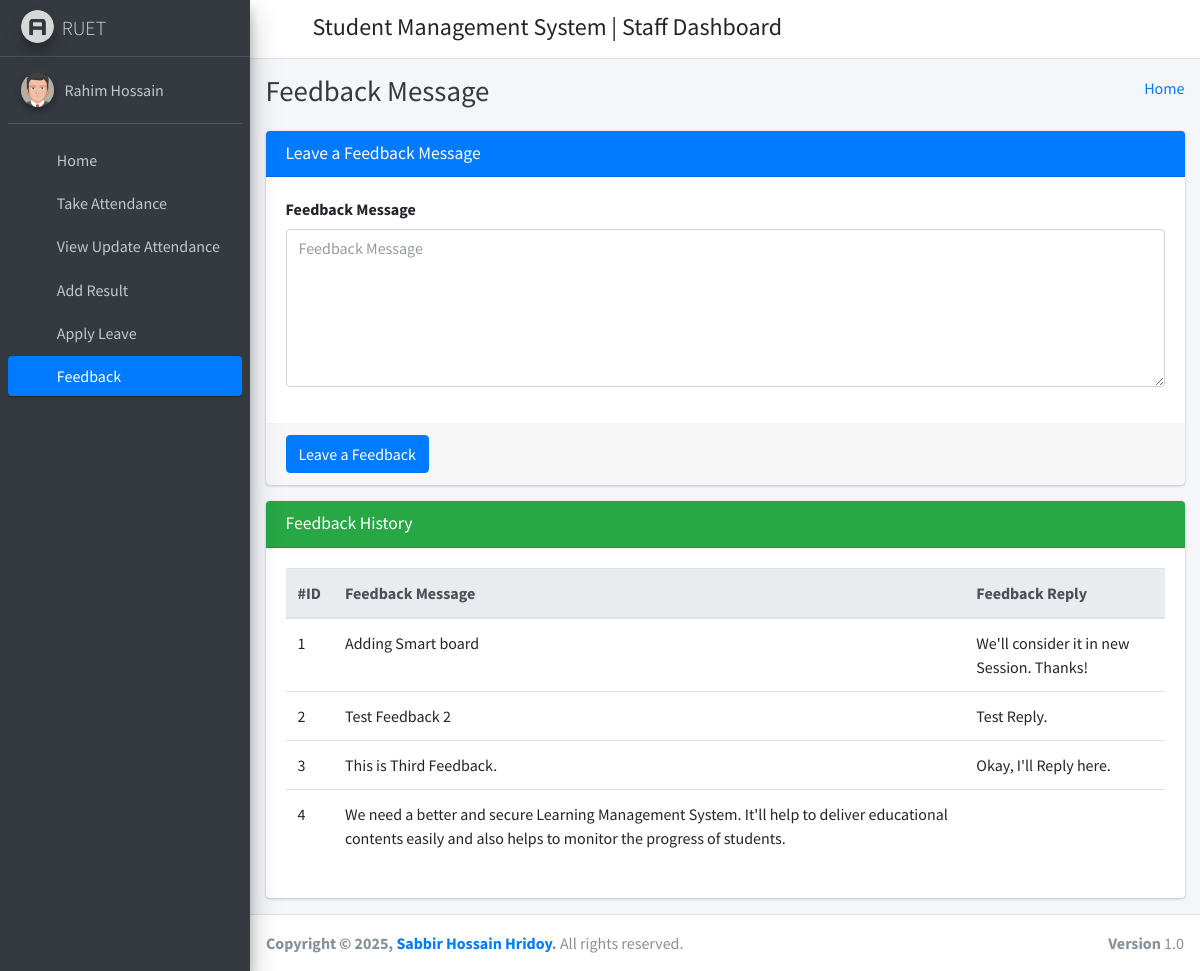
The app's page /staff_feedback/ (signed in) with its own data.
### student_management_app/models.py (models this page shows)
class CustomUser(AbstractUser):
    user_type_data = ((1, "HOD"), (2, "Staff"), (3, "Student"))
    user_type = models.CharField(default=1, choices=user_type_data, max_length=10)

class FeedBackStaffs(models.Model):
    id = models.AutoField(primary_key=True)
    staff_id = models.ForeignKey(Staffs, on_delete=models.CASCADE)
    feedback = models.TextField()
    feedback_reply = models.TextField()
    created_at = models.DateTimeField(auto_now_add=True)
    updated_at = models.DateTimeField(auto_now=True)
    objects = models.Manager()

### student_management_app/StaffViews.py (the view)
# urls.py: path('staff_feedback/', StaffViews.staff_feedback, name="staff_feedback"),
def staff_feedback(request):
    staff_obj = Staffs.objects.get(admin=request.user.id)
    feedback_data = FeedBackStaffs.objects.filter(staff_id=staff_obj)
    context = {
        "feedback_data":feedback_data
    }
    return render(request, "staff_template/staff_feedback_template.html", context)

### student_management_app/templates/staff_template/staff_feedback_template.html (shortened to what this page needs)
{% extends 'staff_template/base_template.html' %}
{% block page_title %}
    Feedback Message
{% endblock page_title %}
{% block main_content %}
{% load static %}
<section class="content">
        <div class="container-fluid">
            <div class="row">
                <div class="col-md-12">
                    <div class="card card-primary">
                    <div class="card-header">
                        <h3 class="card-title">Leave a Feedback Message</h3>
                    </div>
                    <form method="POST" action="{% url 'staff_feedback_save' %}">
                        <div class="card-body">
                            <div class="form-group">
                                <label>Feedback Message </label>
                                <textarea name="feedback_message" class="form-control" rows="6" placeholder="Feedback Message"></textarea>
                            </div>
                        </div>
                        <div class="card-footer">
                        <button type="submit" class="btn btn-primary">Leave a Feedback</button>
                        </div>
                    </form>
                    </div>
                </div>
            </div>
            <div class="row">
                <div class="col-md-12">
                    <div class="card card-success">
                        <div class="card-header">
                            <h3 class="card-title">Feedback History</h3>
                        </div>
                        <div class="card-body">
                           <div class="table-responsive">
                                <table class="table">
                                    <thead class="thead-light">
                                    <tr>
                                        <th>#ID</th>
                                        <th>Feedback Message</th>
                                        <th>Feedback Reply</th>
                                    </tr>
                                    </thead>
                                    {% for row in feedback_data %}
                                    <tr>
                                        <td>{{ row.id }}</td>
                                        <td>{{ row.feedback }}</td>
                                        <td>{{ row.feedback_reply }}</td>
                                    </tr>
                                    {% endfor %}
                                </table>
                            </div>
                        </div>
                    </div>
                </div>
            </div>
        </div>
      </section>
  {% endblock main_content %}

### student_management_app/templates/staff_template/sidebar_template.html (shortened to what this page needs)
{% load static %}
<aside class="main-sidebar sidebar-dark-primary elevation-4">
      <a href="{% url 'staff_home' %}" class="brand-link">
        <img src="{% static 'dist/img/AdminLTELogo.png' %}" alt="AdminLTE Logo" class="brand-image img-circle elevation-3"
            style="opacity: .8">
        <span class="brand-text font-weight-light"> RUET </span>
      </a>
      <div class="sidebar">
        <div class="user-panel mt-3 pb-3 mb-3 d-flex">
          <div class="image">
            <img src="{% static 'dist/img/user2-160x160.jpg' %}" class="img-circle elevation-2" alt="User Image">
          </div>
          <div class="info">
            <a href="{% url 'staff_profile' %}" class="d-block">{{ user.first_name }} {{ user.last_name }}</a>
          </div>
        </div>
        <nav class="mt-2">
          <ul class="nav nav-pills nav-sidebar flex-column" data-widget="treeview" role="menu" data-accordion="false">
            <li class="nav-item">
              {% url 'staff_home' as staff_home %}
              <a href="{{ staff_home }}" class="nav-link {% if request.path == staff_home %} active {% endif %}">
                <i class="nav-icon fas fa-tachometer-alt"></i>
                <p>
                  Home
                </p>
              </a>
            </li>
            <li class="nav-item">
              {% url 'staff_take_attendance' as staff_take_attendance %}
              <a href="{{ staff_take_attendance }}" class="nav-link {% if request.path == staff_take_attendance %} active {% endif %}">
                <i class="nav-icon fas fa-calendar-plus"></i>
                <p>
                  Take Attendance
                </p>
              </a>
            </li>
            <li class="nav-item">
              {% url 'staff_update_attendance' as staff_update_attendance %}
              <a href="{{ staff_update_attendance }}" class="nav-link {% if request.path == staff_update_attendance %} active {% endif %}">
                <i class="nav-icon fas fa-calendar-alt"></i>
                <p>
                  View Update Attendance
                </p>
              </a>
            </li>
            <li class="nav-item">
              {% url 'staff_add_result' as staff_add_result %}
              <a href="{{ staff_add_result }}" class="nav-link {% if request.path == staff_add_result %} active {% endif %}">
                <i class="nav-icon fas fa-tasks"></i>
                <p>
                  Add Result
                </p>
              </a>
            </li>
            <li class="nav-item">
              {% url 'staff_apply_leave' as staff_apply_leave %}
              <a href="{{ staff_apply_leave }}" class="nav-link {% if request.path == staff_apply_leave %} active {% endif %}">
                <i class="nav-icon fas fa-envelope-open-text"></i>
                <p>
                  Apply Leave
                </p>
              </a>
            </li>
            <li class="nav-item">
              {% url 'staff_feedback' as staff_feedback %}
              <a href="{{ staff_feedback }}" class="nav-link {% if request.path == staff_feedback %} active {% endif %}">
                <i class="nav-icon fas fa-comments"></i>
                <p>
                  Feedback
                </p>
              </a>
            </li>
          </ul>
        </nav>
      </div>
    </aside>

### records on screen
CustomUser: first_name "Rahim", last_name "Hossain"
FeedBackStaffs: id "1", feedback "Adding Smart board", feedback_reply "We'll consider it in new Session. Thanks!"
FeedBackStaffs: id "2", feedback "Test Feedback 2", feedback_reply "Test Reply."
FeedBackStaffs: id "3", feedback "This is Third Feedback.", feedback_reply "Okay, I'll Reply here."
FeedBackStaffs: id "4", feedback "We need a better and secure Learning Management System. It'll help to deliver educational contents easily and also helps to monitor the progress of students."
